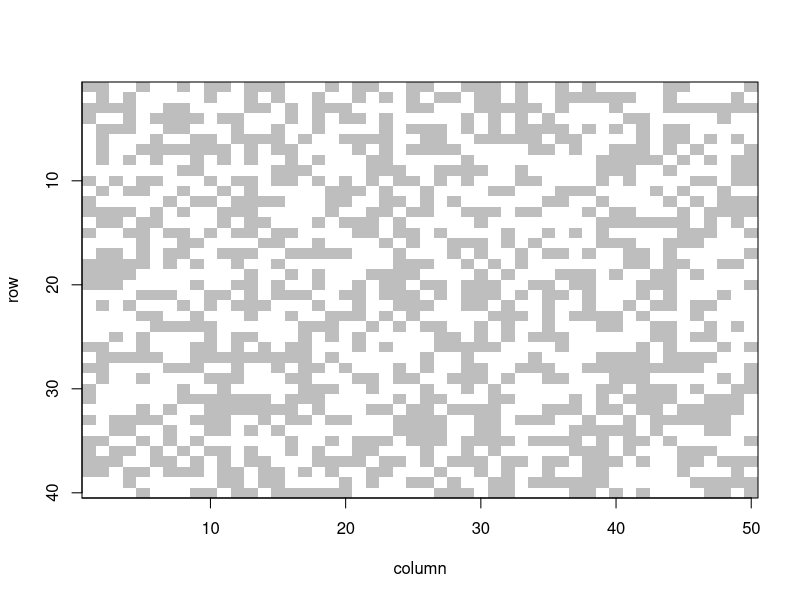

Recreate this plot in R.
## ---- chunk 1
set.seed(1234)
A <- matrix(rnorm(16), ncol=4, nrow=4)
A[A < 0] <- 0
A
## ---- chunk 2
suppressMessages(library(SparseM)) 
A.csr <- as.matrix.csr(A)
A.csr
## ---- chunk 3
A.csr[,1:2]
## ---- chunk 4
as.matrix(A.csr[,1:2])
## ---- chunk 5
A.csr[, -1]
## ---- chunk 6
as.matrix(A.csr[, -1])
## ---- chunk 7
t(A.csr)
## ---- chunk 8
as.matrix(A.csr %*% c(1,2,3,4))
## ---- chunk 9
A %*% c(1,2,3,4)
## ---- chunk 10
set.seed(1234)
A <- matrix(rnorm(2000), ncol=50, nrow=40)
A[abs(A) < 0.7] <- 0
image(as.matrix.csr(A))
